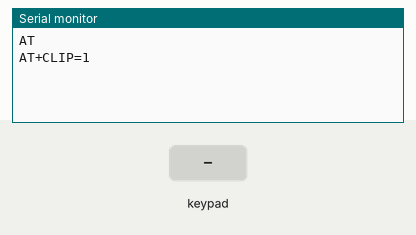
This sketch was run on a simulated Arduino Uno, built with avr-gcc and run on an emulated ATmega328P. On the bench: the last lines printed to the serial monitor. Inputs (shaded band) come from the test bench.

Above: at 3.2 s.
3.3 s: key '1' pressed
At 4.1 s:
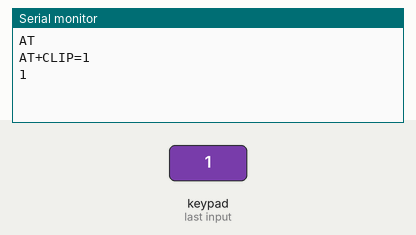
4.8 s: keypad keys 2 3 4 5 A pressed 0.4 s apart
At 7.8 s:
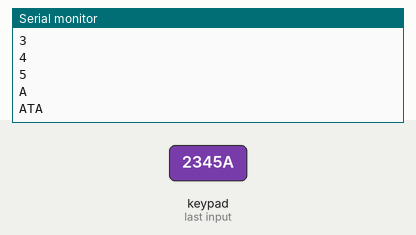
8.3 s: key 'B' pressed
At 9.4 s:
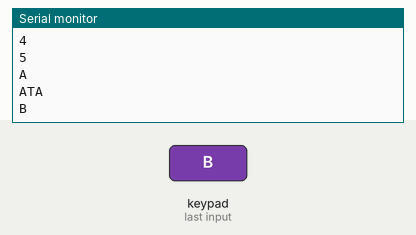
9.8 s: keypad keys 2 3 4 5 D pressed 0.4 s apart
At 12.6 s:
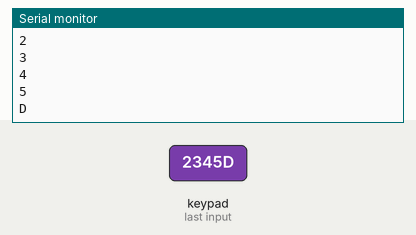
13.3 s: key 'C' pressed
At 14.2 s:
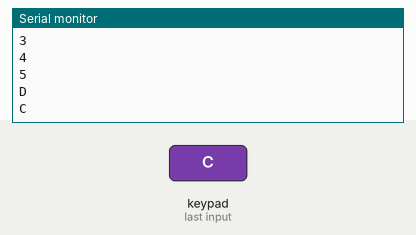
14.8 s: key '~' pressed
At 15.5 s:
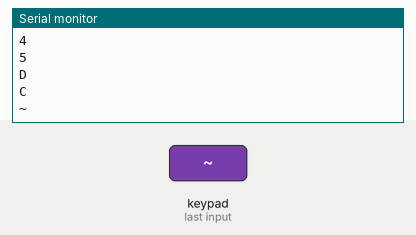
Timing chart, 0 to 17.3 s (numbered marks = the images above; inputs shaded):
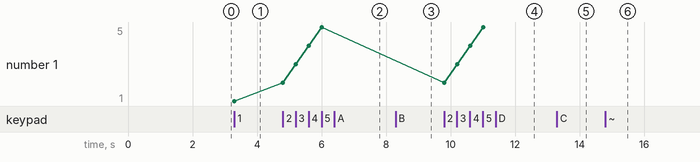

The sketch:

keypad.ino
```cpp
#include <Keypad.h>
long num;
char phone_no[]="8976169385";
const byte ROWS = 4; //four rows
const byte COLS = 4; //four columns
char keys[ROWS][COLS] =
{
  {'1','2','3','A'},
  {'4','5','6','B'},
  {'7','8','9','-'},
  {'C','0','~','D'}
};
byte rowPins[ROWS] = {
   2, 3, 4, 5}; //connect to the row pinouts of the keypad
byte colPins[COLS] = {
  6, 7, 8, 9}; //connect to the column pinouts of the keypad
Keypad keypad = Keypad( makeKeymap(keys), rowPins, colPins, ROWS, COLS );
int count=0;
void setup() {
Serial.begin(9600); // put your setup code here, to run once:
Serial.println("AT"); // Wake up GSM
delay(2000);
Serial.println("AT+CLIP=1\r");
}

void loop() {
  char key = keypad.getKey();
  if (key != NO_KEY)
  {

    Serial.println(key);
    count++;
    if (count==17)
    {
      count=0;
    }
  }
  if (key=='A')
  {
    Serial.println("ATA");

  }
}
```

Measured:
- after the input at 3.3 s, the serial monitor: prints a new line at once (image 1)
- after the input at 4.8 s, the serial monitor: prints a new line at once (image 2)
- after the input at 8.3 s, the serial monitor: prints a new line at once (image 3)
- after the input at 9.8 s, the serial monitor: prints a new line at once (image 4)
- after the input at 13.3 s, the serial monitor: prints a new line at once (image 5)
- after the input at 14.8 s, the serial monitor: prints a new line at once (image 6)
- plotted number 1: 1 → 5 after the input at 4.8 s
